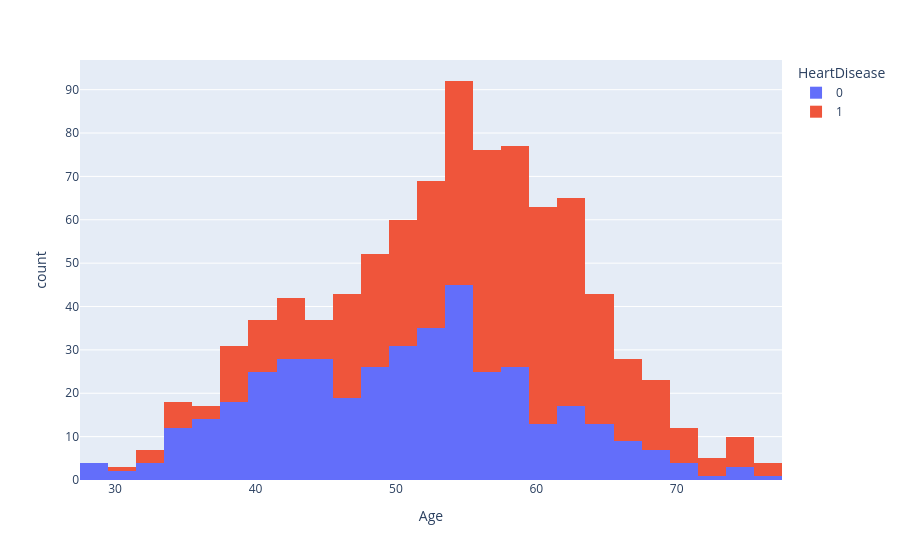

This figure's notebook cell:
### Code cell
px.histogram(heart_df,x='Age',color='HeartDisease')

### Figure 1 — Plotly figure (JSON) as saved in the notebook; plotly's stock layout.template omitted (floating-point values rounded to 4 significant figures; data arrays with more than 128 entries replaced by an {"elided": "..."} marker saying what was removed)
{"data": [{"alignmentgroup": "True", "bingroup": "x", "hovertemplate": "HeartDisease=0<br>Age=%{x}<br>count=%{y}<extra></extra>", "legendgroup": "0", "marker": {"color": "#636efa", "pattern": {"shape": ""}}, "name": "0", "offsetgroup": "0", "orientation": "v", "showlegend": true, "type": "histogram", "x": {"elided": "410 int values"}, "xaxis": "x", "yaxis": "y"}, {"alignmentgroup": "True", "bingroup": "x", "hovertemplate": "HeartDisease=1<br>Age=%{x}<br>count=%{y}<extra></extra>", "legendgroup": "1", "marker": {"color": "#EF553B", "pattern": {"shape": ""}}, "name": "1", "offsetgroup": "1", "orientation": "v", "showlegend": true, "type": "histogram", "x": {"elided": "508 int values"}, "xaxis": "x", "yaxis": "y"}], "layout": {"autosize": true, "barmode": "relative", "legend": {"title": {"text": "HeartDisease"}, "tracegroupgap": 0}, "margin": {"t": 60}, "xaxis": {"anchor": "y", "autorange": true, "domain": [0, 1], "range": [27.5, 77.5], "title": {"text": "Age"}, "type": "linear"}, "yaxis": {"anchor": "x", "autorange": true, "domain": [0, 1], "range": [0, 96.84], "title": {"text": "count"}}}}
